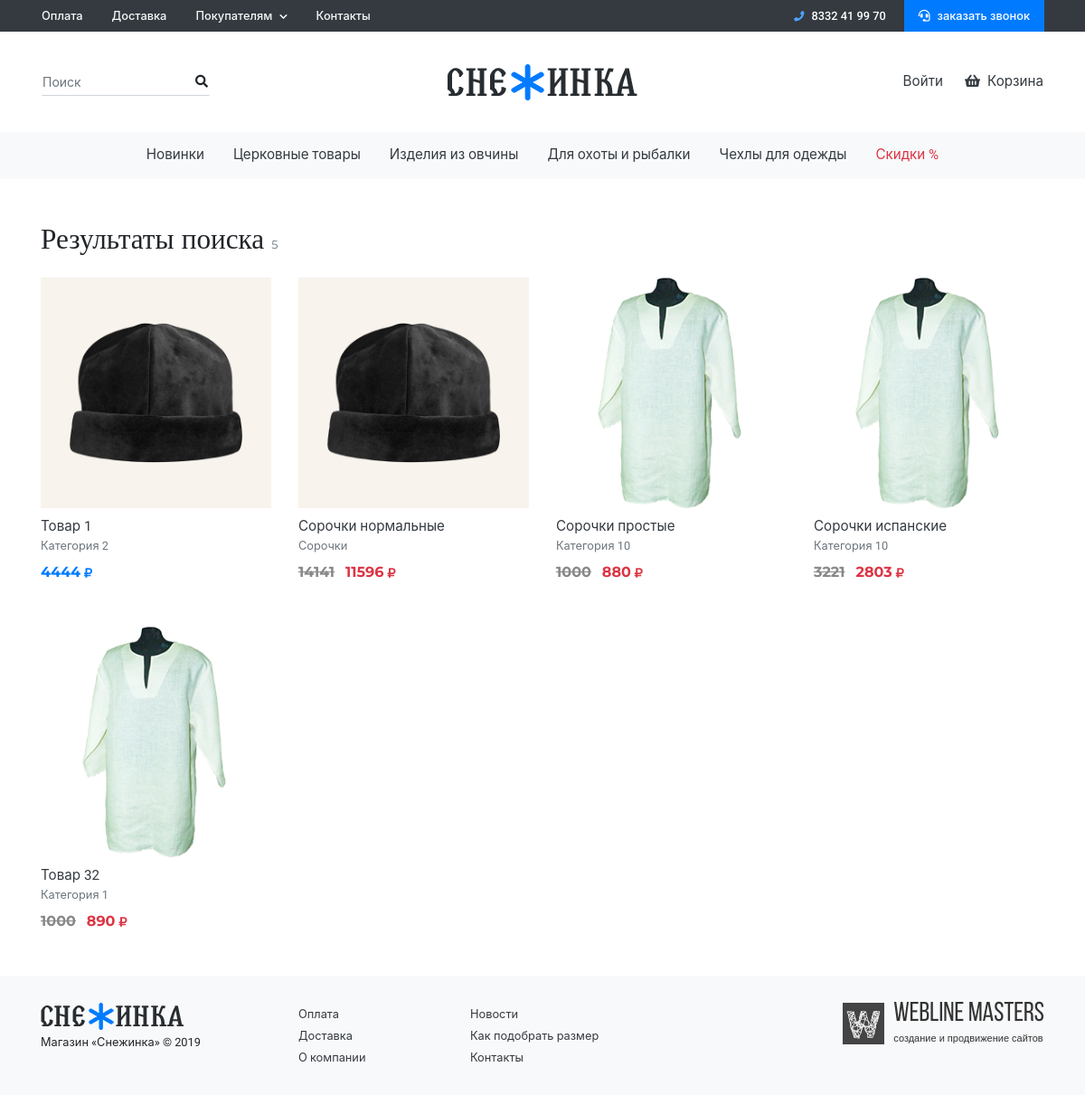
Before: /catalog/search/result/ with the older database file.
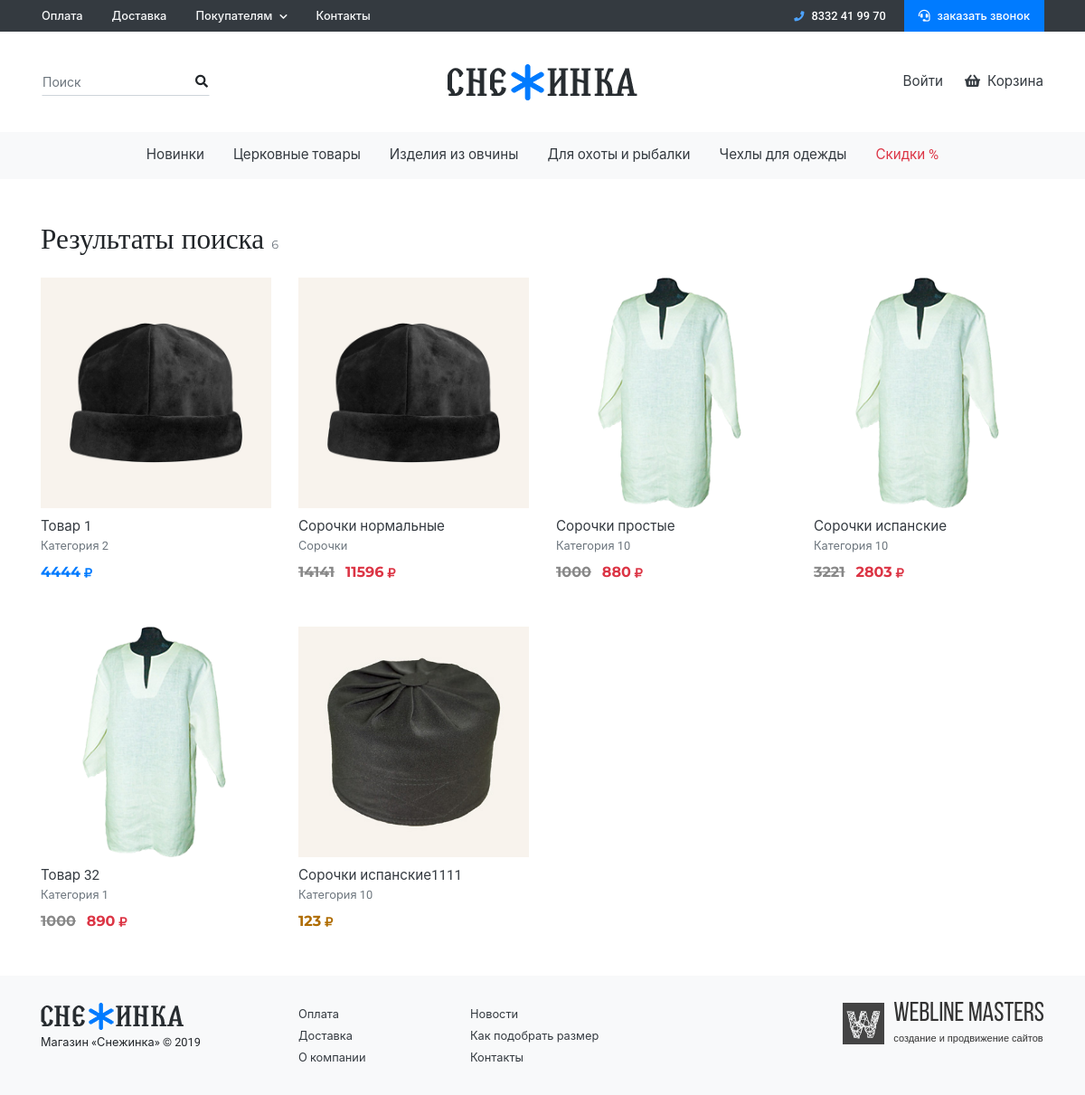
After: the same page with the newer database file.
### landing/models.py (models this page shows)
class ExtendedFlatPage(FlatPage):
    my_order = models.PositiveIntegerField(default=0, blank=False, null=False, verbose_name='Сортировка')
    seo_title = models.CharField(max_length=250, verbose_name='Title', null=True, blank=True)
    desc = models.CharField(max_length=250, verbose_name='Description', null=True, blank=True)
    keywords = models.CharField(max_length=250, verbose_name='Keywords', null=True, blank=True)
    class Meta:
        verbose_name = 'Простая страница'
        verbose_name_plural = 'Простые страницы'
        ordering = ['my_order']

### products/models.py (models this page shows, shortened)
class ProductType(models.Model):
    name = models.CharField(max_length=250, verbose_name='Название', unique=True)
    slug = models.SlugField(max_length=250, verbose_name='Slug', unique=True, help_text='Заполнится при сохранении')
    seo_title = models.CharField(max_length=250, verbose_name='Title', null=True, blank=True)
    desc = models.CharField(max_length=250, verbose_name='Description', null=True, blank=True)
    keywords = models.CharField(max_length=250, verbose_name='Keywords', null=True, blank=True)
    def get_picture_url(self, filename):
        ext = filename.split('.')[-1]
        filename = '%s.%s' % (self.id, ext)
        return 'images/product_types/%s' % filename
    image = models.ImageField(upload_to=get_picture_url, verbose_name='Изображение')
    def get_absolute_url(self):
        return reverse('product_type', args=[self.slug])
    class Meta:
        verbose_name = 'Тип товаров'
        verbose_name_plural = 'Типы товаров'

class Offer(models.Model):
    product = models.ForeignKey(Product, on_delete=models.CASCADE, verbose_name='Товар', related_name='offers')
    material = models.CharField(max_length=250, verbose_name='Материал')
    size = models.CharField(max_length=250, verbose_name='Размер')
    price_without_sale = models.PositiveIntegerField(default=0, verbose_name='Цена без скидки')
    sale = models.PositiveIntegerField(default=0, verbose_name='Скидка', validators=[MaxValueValidator(100)])
    price = models.PositiveIntegerField(default=0, verbose_name='Цена со скидкой', help_text='Заполнится при сохранении')
    stock = models.PositiveIntegerField(default=0, verbose_name='На складе')
    purchased = models.PositiveIntegerField(default=0, verbose_name='Куплено')
    class Meta:
        verbose_name = 'Вариант товаров'
        verbose_name_plural = 'Варианты товаров'
        unique_together = ('size', 'material', 'product')

class Product(models.Model):
    product_type = models.ForeignKey(ProductType, on_delete=models.CASCADE, verbose_name='Тип товара', related_name='products')
    category = ChainedForeignKey(Category, chained_field='product_type', chained_model_field='product_type', show_all=False, auto_choose=True, sort=True, verbose_name='Категория', related_name='products')
    subcategory = ChainedForeignKey(SubCategory, chained_field='category', chained_model_field='category', show_all=False, auto_choose=True, sort=True, verbose_name='Подкатегория', related_name='products', null=True, blank=True)
    name = models.CharField(max_length=250, verbose_name='Название')
    price_without_sale = models.PositiveIntegerField(default=0, verbose_name='Цена без скидки')
    materials = models.CharField(max_length=250, verbose_name='Материалы', default='', help_text='Пример: Кожа, Хлопок')
    sizes = models.CharField(max_length=250, verbose_name='Размеры', default='', help_text='Пример: 43, 44')
    color = models.CharField(max_length=50, verbose_name='Цвет')
    features = models.CharField(max_length=250, verbose_name='Особенности')
    vendor_code = models.CharField(max_length=50, verbose_name='Артикул')
    description = models.TextField(verbose_name='Описание')
    is_active = models.BooleanField(default=True, verbose_name='Активно')
    is_new = models.BooleanField(default=True, verbose_name='Новинка')
    slug = models.SlugField(max_length=250, verbose_name='Slug', unique=True, help_text='Заполнится при сохранении')
    seo_title = models.CharField(max_length=250, verbose_name='Title', null=True, blank=True)
    desc = models.CharField(max_length=250, verbose_name='Description', null=True, blank=True)
    keywords = models.CharField(max_length=250, verbose_name='Keywords', null=True, blank=True)
    def get_main_image(self):
        return self.images.get(is_main=True)
    def get_absolute_url(self):
        if self.subcategory:
            subcategory = self.subcategory.slug
        else:
            subcategory = 'all'
        return reverse('product_detail', args=[self.product_type.slug, self.category.slug, subcategory, self.slug])
    class Meta:
        verbose_name = 'Товар'
        verbose_name_plural = 'Товары'

class Image(models.Model):
    product = models.ForeignKey(Product, on_delete=models.CASCADE, verbose_name='Товар', related_name='images')
    def get_picture_url(self, filename):
        ext = filename.split('.')[-1]
        filename = '%s.%s' % (self.id, ext)
        return 'images/products/%s' % filename
    image = models.ImageField(upload_to=get_picture_url, verbose_name='Изображение')
    is_main = models.BooleanField(default=False, verbose_name='Главное изображение')
    class Meta:
        verbose_name = 'Изображение'
        verbose_name_plural = 'Изображения'

class Category(models.Model):
    product_type = models.ForeignKey(ProductType, on_delete=models.CASCADE, verbose_name='Тип товара', related_name='categories')
    name = models.CharField(max_length=250, verbose_name='Название', unique=True)
    def get_picture_url(self, filename):
        ext = filename.split('.')[-1]
        filename = '%s.%s' % (self.id, ext)
        return 'images/categories/%s' % filename
    image = models.ImageField(upload_to=get_picture_url, verbose_name='Изображение')
    slug = models.SlugField(max_length=250, verbose_name='Slug', unique=True, help_text='Заполнится при сохранении')
    seo_title = models.CharField(max_length=250, verbose_name='Title', null=True, blank=True)
    desc = models.CharField(max_length=250, verbose_name='Description', null=True, blank=True)
    keywords = models.CharField(max_length=250, verbose_name='Keywords', null=True, blank=True)
    def get_absolute_url(self):
        return reverse('category', args=[self.product_type.slug, self.slug])
    def get_cat_absolute_url(self):
        return reverse('products', args=[self.product_type.slug, self.slug, 'all'])
    class Meta:
        verbose_name = 'Категория'
        verbose_name_plural = 'Категории'

### products/views.py (the view, shortened to what this page needs)
# urls.py: path('search/result/', views.ProductSearchView.as_view(), name='search_result'),
class ProductSearchView(View):
    def get(self, request):
        products = Product.objects.filter(is_active=True)
        query = request.GET.get('query')
        products_len = len(products)
        offers = []
        for product in products:
            offers.append(min((item for item in product.offers.all()), key=lambda x:x.price))
        page_number = request.GET.get('page', 1)
        pag_res = pagination(offers, page_number)
        context = {
            'products_len': products_len,
            'offers': offers,
            'page_object': pag_res['page'],
            'is_paginated': pag_res['is_paginated'],
            'next_url': pag_res['next_url'],
            'prev_url': pag_res['prev_url'],
        }
        return render(request, 'products/search_result.html', context)

### feedback/forms.py
class CallBackForm(forms.ModelForm):
    class Meta:
        model = CallBack
        fields = ('phone',)
        widgets = {
            'phone': forms.TextInput(attrs={'class': 'form-control', 'placeholder': "+7 *** *** ** **", 'id': "CallBackModalPhone"}),
        }

### contacts/models.py (called while the page is built)
    def __str__(self):
        return '%s' % self.phone

### landing/context_processors.py (called while the page is built)
def header_info(request):
    points = ExtendedFlatPage.objects.all()
    if len(points) > 2:
        main_points = points[:2]
        drop_points = points[2:]
    elif len(points) <= 0:
        drop_points = []
        main_points = []
    else:
        drop_points = []
        main_points = points
    phone = Phone.objects.first()
    callback_form = CallBackForm()
    product_types = ProductType.objects.all()
    seo_titles = TitleTag.objects.all()
    context = {
        'main_points': main_points,
        'drop_points': drop_points,
        'phone': phone,
        'callback_form': callback_form,
        'main_product_types': product_types,
        'seo_titles': seo_titles
    }
    return context

### orders/cart.py (called while the page is built)
    def __len__(self):
        return sum(int(item['quantity']) for item in self.cart.values())

### templates/products/search_result.html (shortened to what this page needs)
{% extends 'base.html' %}
{% load imagefit %}
{% block content %}
<div class="container">
    <h1 class="h2 m-0 mb-4 font-weight-normal">Результаты поиска<small class="text-muted ml-2">{{ products_len }}</small></h1>
    <div class="row">
        <div class="col-xl-12 col-lg-12">
            <div class="row">
                {% for offer in page_object.object_list %}
                    <div class="col-lg-3 col-md-3 col-sm-6 col-6">
                        <div class="product-item mb-5 {% if offer.product.product_type.name == 'Церковные товары' %} cp {% endif %}">
                            <img src="{{ offer.product.get_main_image.image.url|resize:'product_list_resize' }}" class="w-100 product-item-img mb-2" alt="">
                            <div class="eq-h mb-2">
                                <a href="{{ offer.product.get_absolute_url }}" class="stretched-link text-dark smaller">{{ offer.product.name }}</a>
                                <span class="d-block small text-muted">{{ offer.product.category.name }}</span>
                            </div>
                            {% if offer.sale %}
                                <span class="font-2 mr-2"><del>{{ offer.price_without_sale }}</del></span>
                                <span class="font-2 text-danger">{{ offer.price }}<i class="fas fa-ruble-sign fa-xs ml-1"></i></span>
                            {% else %}
                                <span class="font-2 text-dark">{{ offer.price }}<i class="fas fa-ruble-sign fa-xs ml-1"></i></span>
                            {% endif %}
                        </div>
                    </div>
                {% endfor %}
            </div>
        </div>
    </div>
</div>
{% endblock content %}

### templates/__header.html (shortened to what the changed rows need)
{% load static %}
<div class="bg-dark">
    <div class="container d-lg-flex justify-content-between d-none pl-0">
        <ul class="nav">
            {% for item in main_points %}
                <li class="nav-item">
                    <a class="nav-link py-2 small font-weight-bold text-light
                              {% if item.url == request.path %}active{% endif %}"
                              href="{{ item.url }}">{{ item.title }}</a>
                </li>
            {% endfor %}
        </ul>
    </div>
</div>
<div class="bg-light d-none d-lg-block mb-5 sticky">
    <div class="container px-0 position-relative">
        <ul class="nav justify-content-center">
            {% for item in main_product_types %}
                <li class="nav-item dropdown dropdown-mega">
                    <a class="nav-link dropdown-toggle smaller text-dark {% if item == product_type %}active{% endif %}" href="{{ item.get_absolute_url }}">
                        {{ item.name }}
                    </a>
                </li>
            {% endfor %}
        </ul>
    </div>
</div>

Changed rows visible on the page:
added Offer: product.get_main_image.image|resize (placeholder picture), product.name "Сорочки испанские1111", product.category.name "Категория 10", price "123"
Other visible differences:
{{ products_len }}: "5" → "6"
